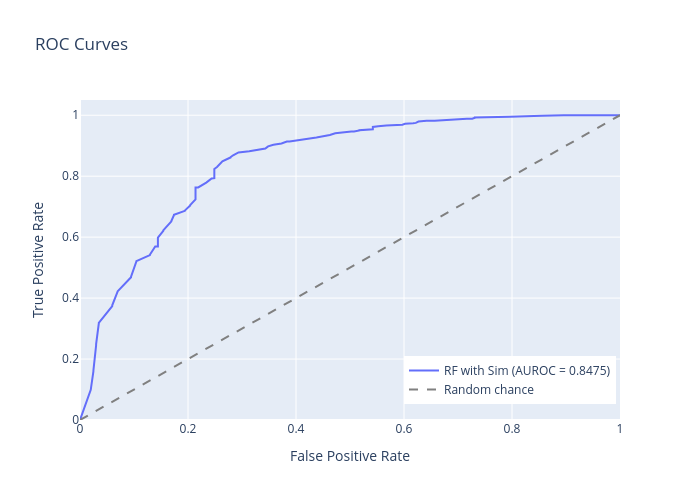

The cell this chart's notebook holds for it:
### Code cell
plot_multiple_roc_curves(only_one)
